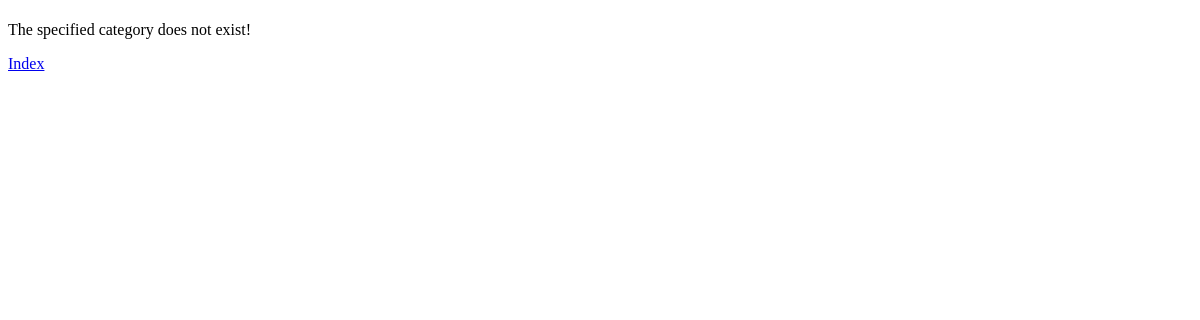
Before: /rango/category/python/ with the older database file.
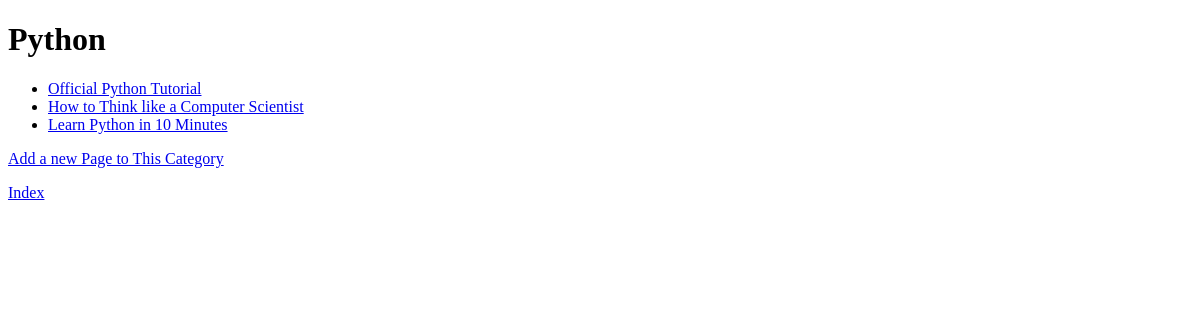
After: the same page with the newer database file.
### rango/models.py (models this page shows, shortened)
class Category(models.Model):
    name = models.CharField(max_length=128, unique=True)
    views = models.IntegerField(default=0)
    likes = models.IntegerField(default=0)
    slug = models.SlugField(unique=True)
    class Meta:
        verbose_name_plural = "Categories"

class Page(models.Model):
    category = models.ForeignKey(Category)
    title = models.CharField(max_length=128)
    url = models.URLField()
    views = models.IntegerField(default=0)

### rango/views.py (the view)
# urls.py: url(r'category/(?P<category_name_slug>[\w\-]+)/add_page/$', views.add_page, name='add_page'),
def category(request, category_name_slug):
    context_dict = {}
    try:
        category = Category.objects.get(slug=category_name_slug)
        context_dict['category_name'] = category.name
        pages = Page.objects.filter(category=category)
        context_dict['pages'] = pages
        context_dict['category'] = category
        context_dict['slug'] = category_name_slug
    except Category.DoesNotExist:
        pass
    return render(request, 'rango/category.html', context_dict)

### templates/rango/category.html (shortened to what this page needs)
<!DOCTYPE html>
<HTML>
    <HEAD>
    </HEAD>
    <BODY>
		<H1>{{ category_name }}</H1>
        {% if category %}
            {% if pages %}
            <UL>
                {% for page in pages %}
                <LI><A HREF="{{ page.url }}">{{ page.title }}</A></LI>
                {% endfor %}
            </UL>
            {% else %}
                <STRONG>No pages currently in category.</STRONG>
            {% endif %}
			<P><A HREF="/rango/category/{{ category_name }}/add_page">Add a new Page to This Category</A></P>
        {% else %}
            The specified category {{ category_name }} does not exist!
        {% endif %}
		<P><A HREF="/rango/">Index</A></P>
    </BODY>
</HTML>

Changed rows visible on the page:
now on this page (row edited): Category: name "Python"
now on this page (row unchanged): Page: title "Official Python Tutorial"
now on this page (row unchanged): Page: title "How to Think like a Computer Scientist"
now on this page (row unchanged): Page: title "Learn Python in 10 Minutes"
Other visible differences:
text no longer shown: "The specified category does not exist!"
text now shown: "Add a new Page to This Category"
